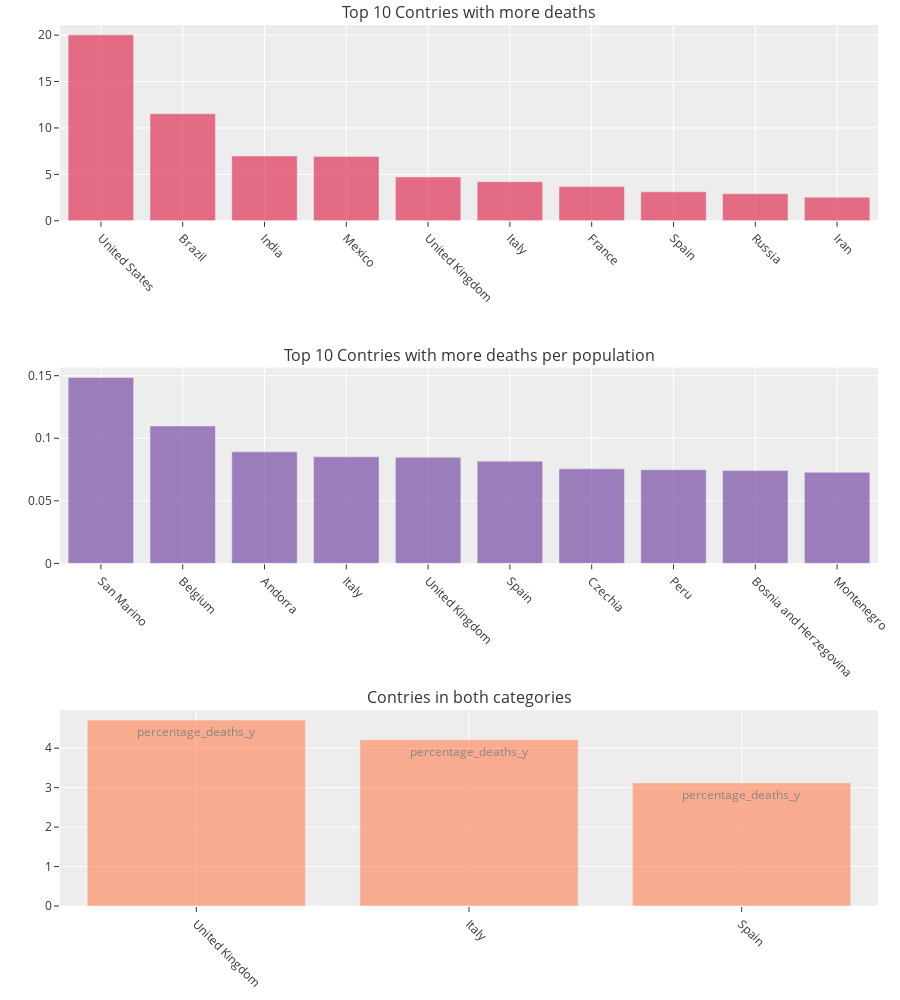

Source (notebook cell):
### Code cell
import plotly.graph_objects as go
from plotly.subplots import make_subplots

# Initialize figure with subplots
fig = make_subplots(
    rows=3, cols=1,
    specs=[[{"type": "bar"}], [{"type": "bar"}], [{"type": "bar"}]],
    subplot_titles=("Top 10 Contries with more deaths", "Top 10 Contries with more deaths per population", "Contries in both categories")
    )

# Add scattergeo globe map of volcano locations
fig.add_trace(
    go.Bar(x = moreDeaths["location"][0:10], y = moreDeaths["percentage_deaths"][0:10],
            opacity = 0.6, marker=dict(color="crimson"), name='Contries with more deaths'),
    row=1, col=1
)

# Add locations bar chart
fig.add_trace(
    go.Bar(x = morePercentage["location"][0:10], y = morePercentage["deaths_population"][0:10],
           opacity = 0.6, marker=dict(color="rebeccapurple"),name='Contries with more deaths per population'),
    row=2, col=1
)

# Add locations bar chart
fig.add_trace(
    go.Bar(x = both["location"][0:10], y = both["percentage_deaths_y"][0:10],
            text = "percentage_deaths_y", opacity = 0.6, marker=dict(color="coral"), name='Contries in both categories'),
    row=3, col=1
)

# Rotate x-axis labels
fig.update_xaxes(tickangle=45)

# Set theme, margin, and annotation in layout
fig.update_layout(
    template='ggplot2',
    margin=dict(r=10, t=25, b=40, l=60),
    height=1000,
    showlegend=False,
)

fig.show()

### Figure 1 — Plotly figure (JSON) as saved in the notebook; plotly's stock layout.template omitted (floating-point values rounded to 4 significant figures)
{"data": [{"marker": {"color": "crimson"}, "name": "Contries with more deaths", "opacity": 0.6, "type": "bar", "x": ["United States", "Brazil", "India", "Mexico", "United Kingdom", "Italy", "France", "Spain", "Russia", "Iran"], "xaxis": "x", "y": [20.04, 11.53, 6.986, 6.932, 4.714, 4.212, 3.683, 3.118, 2.907, 2.544], "yaxis": "y"}, {"marker": {"color": "rebeccapurple"}, "name": "Contries with more deaths per population", "opacity": 0.6, "type": "bar", "x": ["San Marino", "Belgium", "Andorra", "Italy", "United Kingdom", "Spain", "Czechia", "Peru", "Bosnia and Herzegovina", "Montenegro"], "xaxis": "x2", "y": [0.1486, 0.1098, 0.08919, 0.08515, 0.08487, 0.08168, 0.07557, 0.07489, 0.07417, 0.07278], "yaxis": "y2"}, {"marker": {"color": "coral"}, "name": "Contries in both categories", "opacity": 0.6, "text": "percentage_deaths_y", "type": "bar", "x": ["United Kingdom", "Italy", "Spain"], "xaxis": "x3", "y": [4.714, 4.212, 3.118], "yaxis": "y3"}], "layout": {"annotations": [{"font": {"size": 16}, "showarrow": false, "text": "Top 10 Contries with more deaths", "x": 0.5, "xanchor": "center", "xref": "paper", "y": 1, "yanchor": "bottom", "yref": "paper"}, {"font": {"size": 16}, "showarrow": false, "text": "Top 10 Contries with more deaths per population", "x": 0.5, "xanchor": "center", "xref": "paper", "y": 0.6111, "yanchor": "bottom", "yref": "paper"}, {"font": {"size": 16}, "showarrow": false, "text": "Contries in both categories", "x": 0.5, "xanchor": "center", "xref": "paper", "y": 0.2222, "yanchor": "bottom", "yref": "paper"}], "height": 1000, "margin": {"b": 40, "l": 60, "r": 10, "t": 25}, "showlegend": false, "xaxis": {"anchor": "y", "domain": [0, 1], "tickangle": 45}, "xaxis2": {"anchor": "y2", "domain": [0, 1], "tickangle": 45}, "xaxis3": {"anchor": "y3", "domain": [0, 1], "tickangle": 45}, "yaxis": {"anchor": "x", "domain": [0.7778, 1]}, "yaxis2": {"anchor": "x2", "domain": [0.3889, 0.6111]}, "yaxis3": {"anchor": "x3", "domain": [0, 0.2222]}}}
